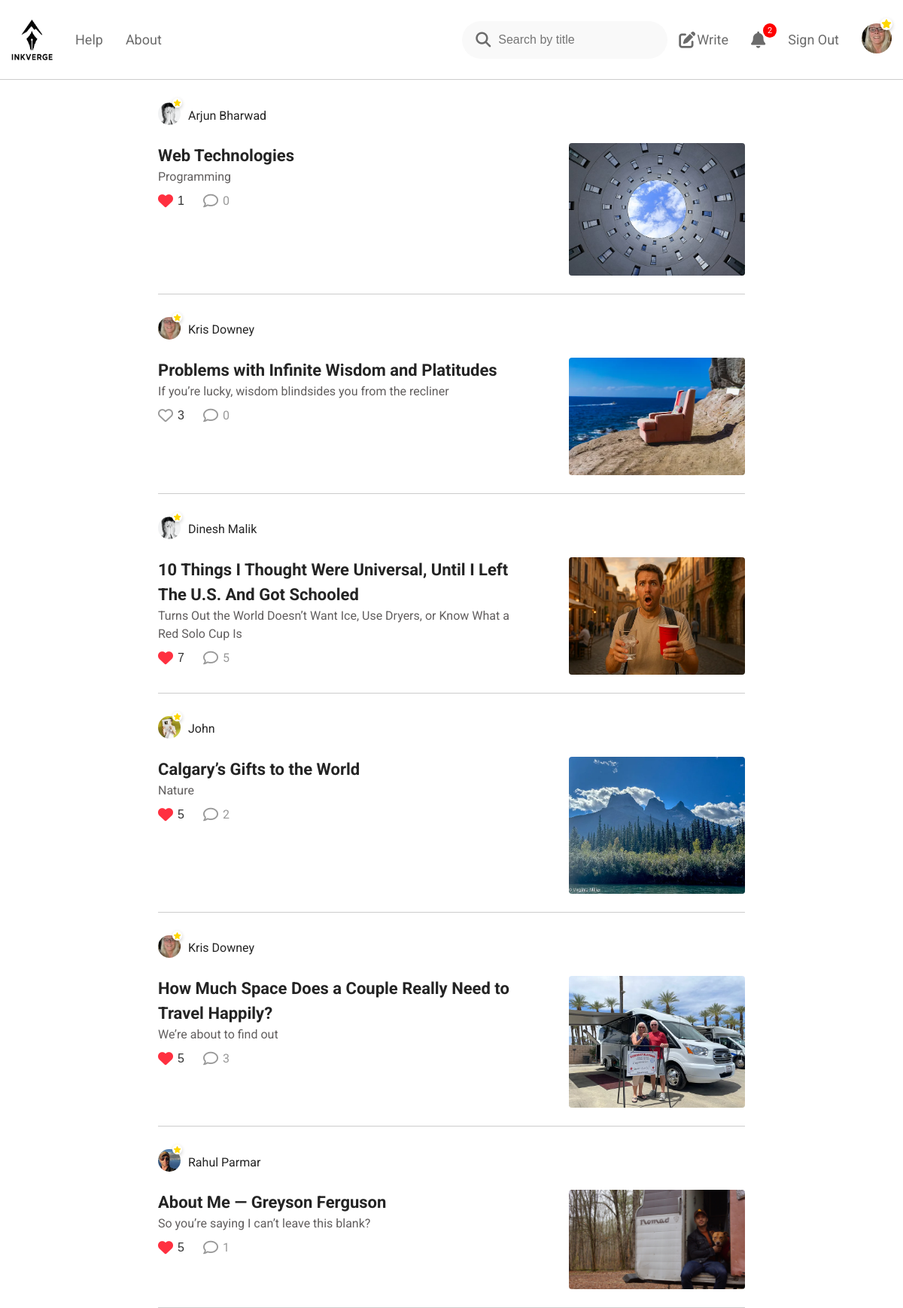
Screenshot of / (signed in) with the database file from the repository.
### blog/models.py (models this page shows, shortened)
class Profile(models.Model):
    user = models.OneToOneField(User, on_delete=models.CASCADE)
    image = models.ImageField(upload_to='profile_images/',null=True)
    cover_img = models.ImageField(upload_to='profile_covers/',null=True)
    is_member = models.BooleanField(default=False)

class Post(models.Model):
    author = models.ForeignKey(User,on_delete=models.CASCADE,related_name="posts")
    title = models.CharField(max_length=255)
    subtitle = models.CharField(max_length=500,null=True)
    description = models.TextField()
    image = models.ImageField(upload_to='post_images/',null=True)
    create_date = models.DateTimeField(auto_now_add=True)
    modify_date = models.DateTimeField(auto_now=True)

### blog/views.py (the view)
# urls.py: path('', views.index, name="index"),
def index(request):
    posts = Post.objects.select_related('author').all().order_by('-create_date')
    query = request.GET.get('q','')
    if query:
        posts = Post.objects.filter(title__icontains=query)
    else:
        posts = Post.objects.all().order_by('-create_date')
    unread_notifications = 0
    profile = None
    if request.user.is_authenticated:
        profile, created = Profile.objects.get_or_create(user=request.user)
        unread_notifications = request.user.notifications.filter(is_read=False).count()
        for post in posts:
            post.is_liked = post.likes.filter(user=request.user).exists()
    context = {
        "posts": posts,
        "query": query,
        "profile":profile,
        'unread_notifications': unread_notifications,
    }
    if request.user.is_authenticated:
        return render(request, "index.html", context)
    else:
        return render(request, "first.html")

### blog/templates/index.html (shortened to what this page needs)
{% load static %}
<!DOCTYPE html>
<html lang="en">
<head>
    <link rel="stylesheet" href="https://cdnjs.cloudflare.com/ajax/libs/font-awesome/6.7.2/css/all.min.css" />
    <link rel="stylesheet" href="{% static 'style.css' %}">
</head>
<body>
  <div class="nav">
    <div class="nav-left">
      <a href="{% url 'index' %}"><img class="logo" src="{% static 'image/logo-2.png' %}" alt="Inkverge Logo"></a>
      <a href ="{% url 'help' %}" class="hide">Help</a>
      <a href ="{% url 'about' %}" class="hide">About</a>
    </div>
    <div class="nav-right">
      <div class="search">
        <form class="dee" method="get" action="{% url 'index' %}">
          <i class="fa-solid fa-magnifying-glass"></i>
          <input type="text" class="ss" name="q" placeholder="Search by title" value="{{ query }}">
        </form>
      </div>
      <a href="{% url 'write' %}" class="hide"><i class="fa-solid fa-pen-to-square"></i><span class="wr">Write</span></a>
      <div class="notify">
        <a href="{% url 'notifications' %}" class="hide">
        <i class="fa fa-bell"></i>
        {% if unread_notifications > 0 %}
          <span class="notification-count">{{ unread_notifications }}</span>
        {% endif %}
      </a>
      </div>
      {% if user.is_authenticated %}
        <a href="{% url 'logout_view' %}" class="hide">Sign Out</a>
      {% else %}
        <a href="{% url 'login_register' %}" class="hide">Sign in</a>
      {% endif %}
      <a href="{% url 'profile' %}" class="nav-profile">
        <div class="profile-badge">
          {% if profile.image %}
            <img src="{{ profile.image.url }}" alt="{{ user.username }}">
          {% else %}
            <img src="{% static 'user_img/default.png' %}" alt="No photo">
          {% endif %}
          {% if profile.is_member %}
            <div class="badge"><i id="star" class="fas fa-star"></i></div>
          {% endif %}
        </div>
      </a>
    </div>
  </div>
  <div class="main">
      {% for i in posts %}
        <div class="top">
          <div class="pc">
            <a href="{% url 'user_profile' i.author.id %}">
              {% if i.author.profile.image %}
                <img src="{{ i.author.profile.image.url }}" alt="{{ i.author.username }}">
                {% if i.author.profile.is_member %}
                  <div class="badge1"><i id="star1" class="fas fa-star"></i></div>
                {% endif %}
              {% else %}
                <img src="{% static 'user_img/default.png' %}" alt="No photo">
              {% endif %}
            </a>
            </div>
          <div class="u-name">
            <a href="{% url 'user_profile' i.author.id %}">
              <p>{{i.author.username}}</p>
            </a>
          </div>
      </div>
      <div class="s-row">
          <div class="sec-row">
            <div class="left">
             <a href="{% url 'post_detail' i.pk %}"><h1>{{i.title}}</h1></a>
              <a href="{% url 'post_detail' i.pk %}"><p>{{i.subtitle}}</p></a>
              <div class="dtc">
                <div class="ic-l">
                  <form action="{% url 'toggle_like' i.pk %}" method="post">
                    <button type="submit" class="insta-like-btn">
                      {% if i.is_liked %}
                        <i class="fa-solid fa-heart liked"></i>
                      {% else %}
                        <i class="fa-regular fa-heart"></i>
                      {% endif %}
                      <span>{{ i.likes.count }}</span>
                    </button>
                  </form>
                  <a href="{% url 'post_detail' i.pk %}">
                    <i class="fa-regular fa-comment"></i>
                    <span>{{ i.comments.count }}</span>
                  </a>
                </div>
              </div>
            </div>
            <div class="right">
              <a href="{% url 'post_detail' i.pk %}">
                {% if i.image %}
                  <img src="{{ i.image.url }}" alt="Article Image">
                {% else %}
                  <img src="{% static 'image/default-post.png' %}" alt="Default Image">
                {% endif %}
              </a>
            </div>
        </div>
      </div>
      {% empty %}
        <p style="text-align: center; font-size: 18px; margin-top: 40px;">😔 No posts found.</p>
      {% endfor %}
  </div>
</body>
</html>

### rows the page displays
Profile: image (picture)
Post: author.profile.image (picture), author.username "Arjun Bharwad", title "Web Technologies", subtitle "Programming", likes.count "1", comments.count "0", image (picture)
Post: author.profile.image (picture), author.username "Kris Downey", title "Problems with Infinite Wisdom and Platitudes", subtitle "If you’re lucky, wisdom blindsides you from the recliner", likes.count "3", comments.count "0", image (picture)
Post: author.profile.image (picture), author.username "Dinesh Malik", title "10 Things I Thought Were Universal, Until I Left The U.S. And Got Schooled", subtitle "Turns Out the World Doesn’t Want Ice, Use Dryers, or Know What a Red Solo Cup Is", likes.count "7", comments.count "5", image (picture)
Post: author.profile.image (picture), author.username "John", title "Calgary’s Gifts to the World", subtitle "Nature", likes.count "5", comments.count "2", image (picture)
Post: author.profile.image (picture), author.username "Kris Downey", title "How Much Space Does a Couple Really Need to Travel Happily?", subtitle "We’re about to find out", likes.count "5", comments.count "3", image (picture)
Post: author.profile.image (picture), author.username "Rahul Parmar", title "About Me — Greyson Ferguson", subtitle "So you’re saying I can’t leave this blank?", likes.count "5", comments.count "1", image (picture)

### other values shown
{{ unread_notifications }} "2"
